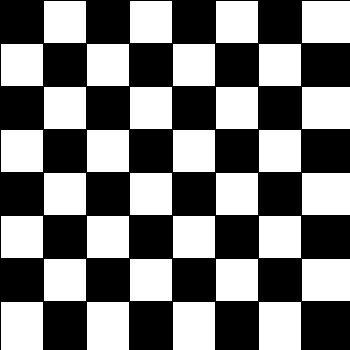
Frame 1 (no input)
Frame 60 (the mouse pressed at the canvas centre just before this capture): identical to frame 1, image omitted
Frame 120 (the mouse held since frame 60 and released just before this capture): identical to frame 1, image omitted

The Processing sketch that drew this single still picture (run headless with seeded random() and noise(); from frame 60 on, the mouse is pressed at the canvas centre):

// Processing sketch: TaskFive
// ── TaskFive.pde
int boardWidth = 350;
int boardHeight = 350;
int boardX = boardWidth/8;
int boardY = boardHeight/8;

void setup(){
  size(350, 350);
}
void draw(){
  for(int i =0; i < 8; i++){
    for (int j = 0; j < 8; j++){
      if ((i+j+1)%2==0){
        fill(255);
      } else {
        fill(0);
      }
      rect(i * boardX, j * boardY, (i+1)*boardX, (j+1)*boardY);
    }
  }
}
